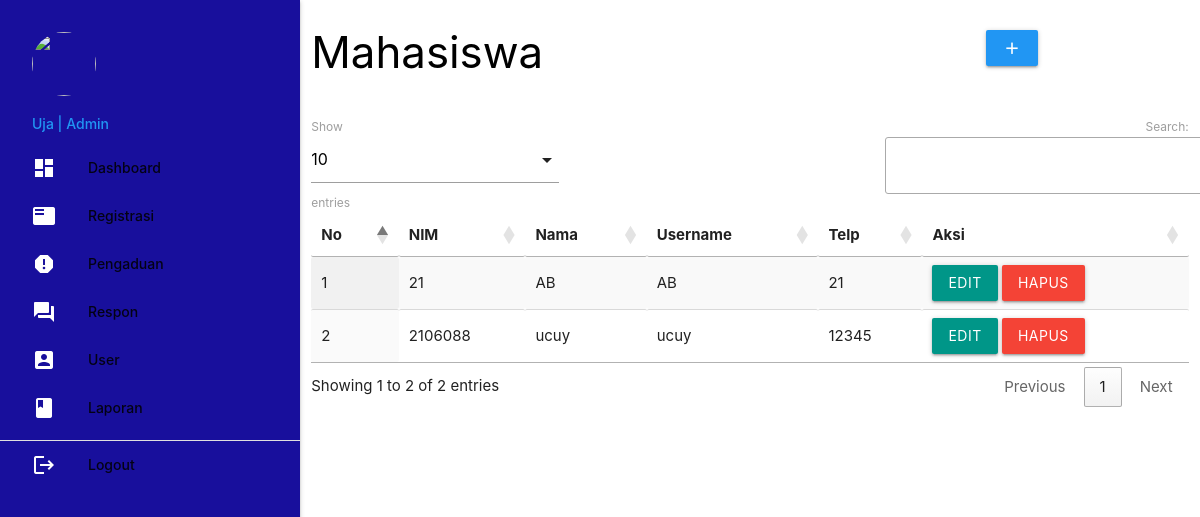
/admin/index.php?p=registrasi (signed in), run on the app's committed database.
### tables this page shows
CREATE TABLE `mahasiswa` (
  `nim` varchar(16) NOT NULL,
  `nama` varchar(35) NOT NULL,
  `username` varchar(25) NOT NULL,
  `password` varchar(255) NOT NULL,
  `telp` varchar(13) NOT NULL,
  `level` varchar(100) DEFAULT 'Mahasiswa'
);

### admin/registrasi.php (the view, shortened to what this page needs)
    <div class="row">
    	<div class="col s12 m9">
    		<h3 class="black-text">Mahasiswa</h3>
    	</div>
    	<div class="col s12 m3">
    		<div class="section"></div>
    		<a class="waves-effect waves-light btn modal-trigger blue" href="#modal1"><i class="material-icons">add</i></a>
    	</div>
    </div>
    <table id="example" class="display responsive-table" style="width:100%">
    	<thead>
    		<tr>
    			<th>No</th>
    			<th>NIM</th>
    			<th>Nama</th>
    			<th>Username</th>
    			<th>Telp</th>
    			<th>Aksi</th>
    		</tr>
    	</thead>
    	<tbody>
    		<?php
$no = 1;
$query = mysqli_query($koneksi, "SELECT * FROM mahasiswa ORDER BY nim ASC");
while ($r = mysqli_fetch_assoc($query)) { ?>
    			<tr>
    				<td><?php echo $no++; ?></td>
    				<td><?php echo $r['nim']; ?></td>
    				<td><?php echo $r['nama']; ?></td>
    				<td><?php echo $r['username']; ?></td>
    				<td><?php echo $r['telp']; ?></td>
    				<td><a class="btn teal modal-trigger" href="#regis_edit?nim=<?php echo $r['nim'] ?>">Edit</a> <a onclick="return confirm('Anda Yakin Ingin Menghapus Y/N')" class="btn red" href="index.php?p=regis_hapus&nim=<?php echo $r['nim'] ?>">Hapus</a></td>
    			</tr>
    		<?php  }
?>
    	</tbody>
    </table>

### data on the page
mahasiswa: nim "21", nama "AB", username "AB", telp "21"
mahasiswa: nim "2106088", nama "ucuy", username "ucuy", telp "12345"

### other printed values
$_SESSION['data']['nama_dosen'] "Uja"
$_SESSION['data']['level'] "Admin"
